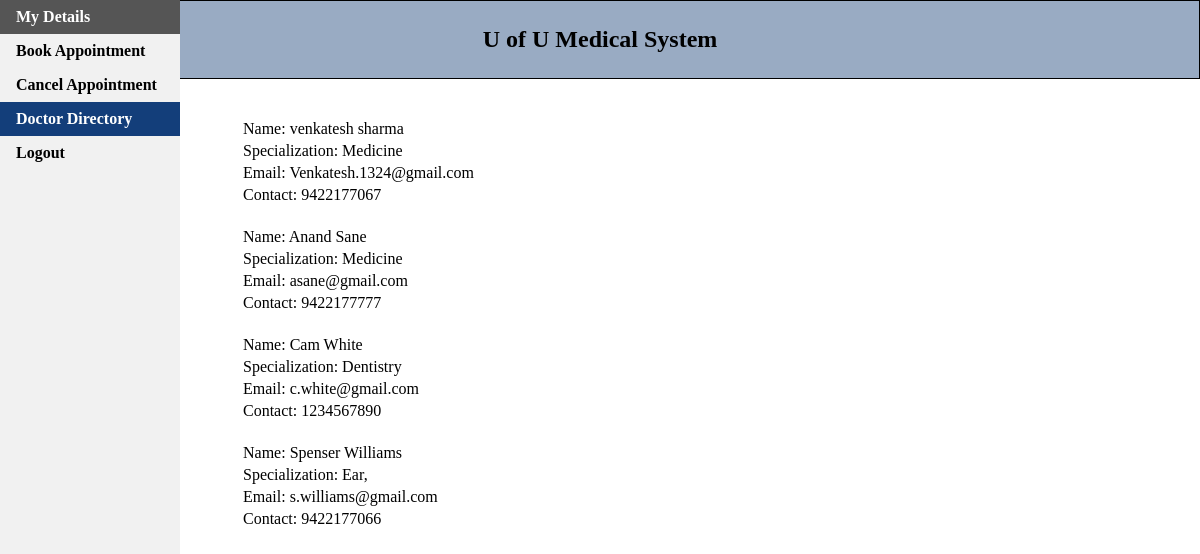
The page /searchDoctor.php on the database its author committed.
### tables this page shows
CREATE TABLE `doctor` (
  `id` int(6) NOT NULL,
  `username` varchar(50) NOT NULL,
  `first_name` varchar(50) NOT NULL,
  `last_name` varchar(50) NOT NULL,
  `pwd` varchar(50) NOT NULL,
  `email` varchar(50) NOT NULL,
  `gender` varchar(10) NOT NULL,
  `specialization` varchar(50) NOT NULL,
  `bio` varchar(1000) DEFAULT NULL,
  `birthday` date NOT NULL,
  `contact` bigint(10) NOT NULL,
  `address` varchar(100) NOT NULL
);

### searchDoctor.php (the view, shortened to what this page needs)
<!DOCTYPE html>
<html>
<head>
</head>
<body>
<html>
<ul>
  <li><a href="patientHome.php">My Details</a></li>
  <li><a href="bookAppointment.php">Book Appointment</a></li>
  <li><a href="cancelAppointment.php">Cancel Appointment</a></li>
  <li><a class="active" href="searchDoctor.php">Doctor Directory</a></li>
  <li><a href="logout.php">Logout</a></li>
</ul>
		<section style="display:block; overflow:hidden; background:#99ABC3;  border: 1px solid ; padding:5px; ">
    <div style="text-align: center;">
        <h1>
			U of U Medical System
		</h1>
     </div>
</section>
  <br><br>
  <div style="display:block;margin-left:20%;">
	<table align ="left">
	<?php
	require_once 'login.php';
	$conn = new mysqli($hn, $un, $pw, $db);
	$query = "SELECT * FROM doctor";
	$result = $conn->query($query);
	$rows = $result->num_rows;
	for ($j = 0 ; $j < $rows ; ++$j){
					$result->data_seek($j);
					$row = $result->fetch_array(MYSQLI_NUM);
?>
		<tr>
			<tr>
				<td><?php echo 'Name: '. $row['2'] . ' ' . $row['3'] . '<br>' ?></td>
			</tr>
			<tr>
				<td><?php echo 'Specialization: '  . $row['7'] . '<br>' ?></td>
			</tr>
			<tr>
				<td><?php echo 'Email: '  . $row['5'] . '<br>' ?></td>
			</tr>
			<tr>
				<td><?php echo 'Contact: '  . $row['10'] . '<br><br>' ?></td>
			</tr>
		</tr>
		<?php
	}
?>
	 </table>
	 </div>
	</body>
</html>

### searchDoctor.php (style rules this page uses)
body { margin: 0; }
ul { list-style-type: none; margin: 0; padding: 0; width: 15%; background-color: #f1f1f1; position: fixed; height: 100%; overflow: auto; font-weight: bold; }
li a { display: block; color: #000; padding: 8px 16px; text-decoration: none; }
li a.active { background-color: #133E7A; color: white; }

### rows shown on the page
doctor: first_name "venkatesh", last_name "sharma", specialization "Medicine", email "Venkatesh.1324@gmail.com", contact "9422177067"
doctor: first_name "Anand", last_name "Sane", specialization "Medicine", email "asane@gmail.com", contact "9422177777"
doctor: first_name "Cam", last_name "White", specialization "Dentistry", email "c.white@gmail.com", contact "1234567890"
doctor: first_name "Spenser", last_name "Williams", specialization "Ear,", email "s.williams@gmail.com", contact "9422177066"
